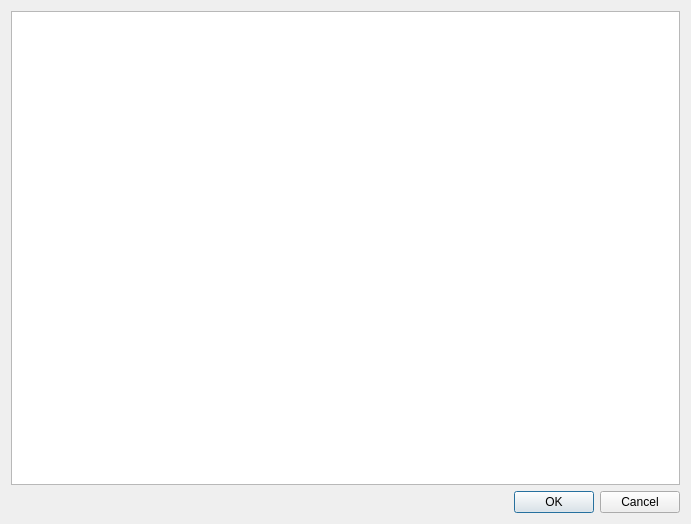
<?xml version="1.0" encoding="UTF-8"?>
<ui version="4.0">
 <class>Dialog</class>
 <widget class="QDialog" name="Dialog">
  <property name="geometry">
   <rect>
    <x>0</x>
    <y>0</y>
    <width>691</width>
    <height>524</height>
   </rect>
  </property>
  <property name="windowTitle">
   <string>Dialog</string>
  </property>
  <layout class="QVBoxLayout" name="verticalLayout">
   <item>
    <widget class="QListView" name="listView"/>
   </item>
   <item>
    <widget class="QDialogButtonBox" name="buttonBox">
     <property name="standardButtons">
      <set>QDialogButtonBox::Cancel|QDialogButtonBox::Ok</set>
     </property>
    </widget>
   </item>
  </layout>
 </widget>
 <resources/>
 <connections/>
</ui>
